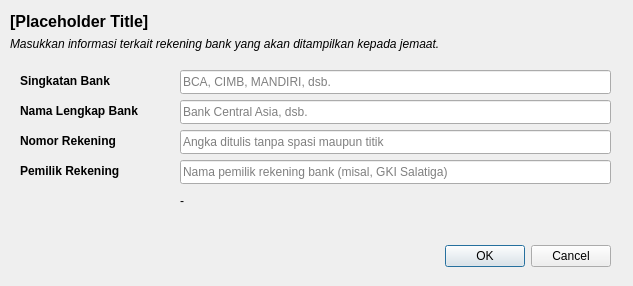
<?xml version="1.0" encoding="UTF-8"?>
<ui version="4.0">
 <class>Dialog</class>
 <widget class="QDialog" name="Dialog">
  <property name="windowModality">
   <enum>Qt::WindowModal</enum>
  </property>
  <property name="geometry">
   <rect>
    <x>0</x>
    <y>0</y>
    <width>633</width>
    <height>286</height>
   </rect>
  </property>
  <property name="windowTitle">
   <string>Dialog</string>
  </property>
  <widget class="QDialogButtonBox" name="button_box">
   <property name="geometry">
    <rect>
     <x>20</x>
     <y>240</y>
     <width>591</width>
     <height>32</height>
    </rect>
   </property>
   <property name="orientation">
    <enum>Qt::Horizontal</enum>
   </property>
   <property name="standardButtons">
    <set>QDialogButtonBox::Cancel|QDialogButtonBox::Ok</set>
   </property>
  </widget>
  <widget class="QLabel" name="app_title">
   <property name="geometry">
    <rect>
     <x>10</x>
     <y>10</y>
     <width>391</width>
     <height>21</height>
    </rect>
   </property>
   <property name="font">
    <font>
     <pointsize>12</pointsize>
     <weight>75</weight>
     <bold>true</bold>
    </font>
   </property>
   <property name="text">
    <string>[Placeholder Title]</string>
   </property>
   <property name="alignment">
    <set>Qt::AlignBottom|Qt::AlignLeading|Qt::AlignLeft</set>
   </property>
  </widget>
  <widget class="QLabel" name="app_title_2">
   <property name="geometry">
    <rect>
     <x>10</x>
     <y>30</y>
     <width>491</width>
     <height>21</height>
    </rect>
   </property>
   <property name="font">
    <font>
     <pointsize>9</pointsize>
     <weight>50</weight>
     <italic>true</italic>
     <bold>false</bold>
    </font>
   </property>
   <property name="text">
    <string>Masukkan informasi terkait rekening bank yang akan ditampilkan kepada jemaat.</string>
   </property>
   <property name="alignment">
    <set>Qt::AlignBottom|Qt::AlignLeading|Qt::AlignLeft</set>
   </property>
  </widget>
  <widget class="QLabel" name="label_5">
   <property name="geometry">
    <rect>
     <x>20</x>
     <y>70</y>
     <width>151</width>
     <height>21</height>
    </rect>
   </property>
   <property name="font">
    <font>
     <weight>75</weight>
     <bold>true</bold>
    </font>
   </property>
   <property name="text">
    <string>Singkatan Bank</string>
   </property>
  </widget>
  <widget class="QLabel" name="label_6">
   <property name="geometry">
    <rect>
     <x>20</x>
     <y>100</y>
     <width>151</width>
     <height>21</height>
    </rect>
   </property>
   <property name="font">
    <font>
     <weight>75</weight>
     <bold>true</bold>
    </font>
   </property>
   <property name="text">
    <string>Nama Lengkap Bank</string>
   </property>
  </widget>
  <widget class="QLabel" name="label_7">
   <property name="geometry">
    <rect>
     <x>20</x>
     <y>130</y>
     <width>151</width>
     <height>21</height>
    </rect>
   </property>
   <property name="font">
    <font>
     <weight>75</weight>
     <bold>true</bold>
    </font>
   </property>
   <property name="text">
    <string>Nomor Rekening</string>
   </property>
  </widget>
  <widget class="QLabel" name="label_8">
   <property name="geometry">
    <rect>
     <x>20</x>
     <y>160</y>
     <width>151</width>
     <height>21</height>
    </rect>
   </property>
   <property name="font">
    <font>
     <weight>75</weight>
     <bold>true</bold>
    </font>
   </property>
   <property name="text">
    <string>Pemilik Rekening</string>
   </property>
  </widget>
  <widget class="QLineEdit" name="field_bank_abbr">
   <property name="geometry">
    <rect>
     <x>180</x>
     <y>70</y>
     <width>431</width>
     <height>24</height>
    </rect>
   </property>
   <property name="placeholderText">
    <string>BCA, CIMB, MANDIRI, dsb.</string>
   </property>
  </widget>
  <widget class="QLineEdit" name="field_bank_name">
   <property name="geometry">
    <rect>
     <x>180</x>
     <y>100</y>
     <width>431</width>
     <height>24</height>
    </rect>
   </property>
   <property name="placeholderText">
    <string>Bank Central Asia, dsb.</string>
   </property>
  </widget>
  <widget class="QLineEdit" name="field_number">
   <property name="geometry">
    <rect>
     <x>180</x>
     <y>130</y>
     <width>431</width>
     <height>24</height>
    </rect>
   </property>
   <property name="placeholderText">
    <string>Angka ditulis tanpa spasi maupun titik</string>
   </property>
  </widget>
  <widget class="QLineEdit" name="field_holder">
   <property name="geometry">
    <rect>
     <x>180</x>
     <y>160</y>
     <width>431</width>
     <height>24</height>
    </rect>
   </property>
   <property name="placeholderText">
    <string>Nama pemilik rekening bank (misal, GKI Salatiga)</string>
   </property>
  </widget>
  <widget class="QLabel" name="label_status">
   <property name="geometry">
    <rect>
     <x>180</x>
     <y>190</y>
     <width>431</width>
     <height>21</height>
    </rect>
   </property>
   <property name="text">
    <string>-</string>
   </property>
  </widget>
 </widget>
 <resources/>
 <connections>
  <connection>
   <sender>button_box</sender>
   <signal>accepted()</signal>
   <receiver>Dialog</receiver>
   <slot>accept()</slot>
   <hints>
    <hint type="sourcelabel">
     <x>248</x>
     <y>254</y>
    </hint>
    <hint type="destinationlabel">
     <x>157</x>
     <y>274</y>
    </hint>
   </hints>
  </connection>
  <connection>
   <sender>button_box</sender>
   <signal>rejected()</signal>
   <receiver>Dialog</receiver>
   <slot>reject()</slot>
   <hints>
    <hint type="sourcelabel">
     <x>316</x>
     <y>260</y>
    </hint>
    <hint type="destinationlabel">
     <x>286</x>
     <y>274</y>
    </hint>
   </hints>
  </connection>
 </connections>
</ui>
